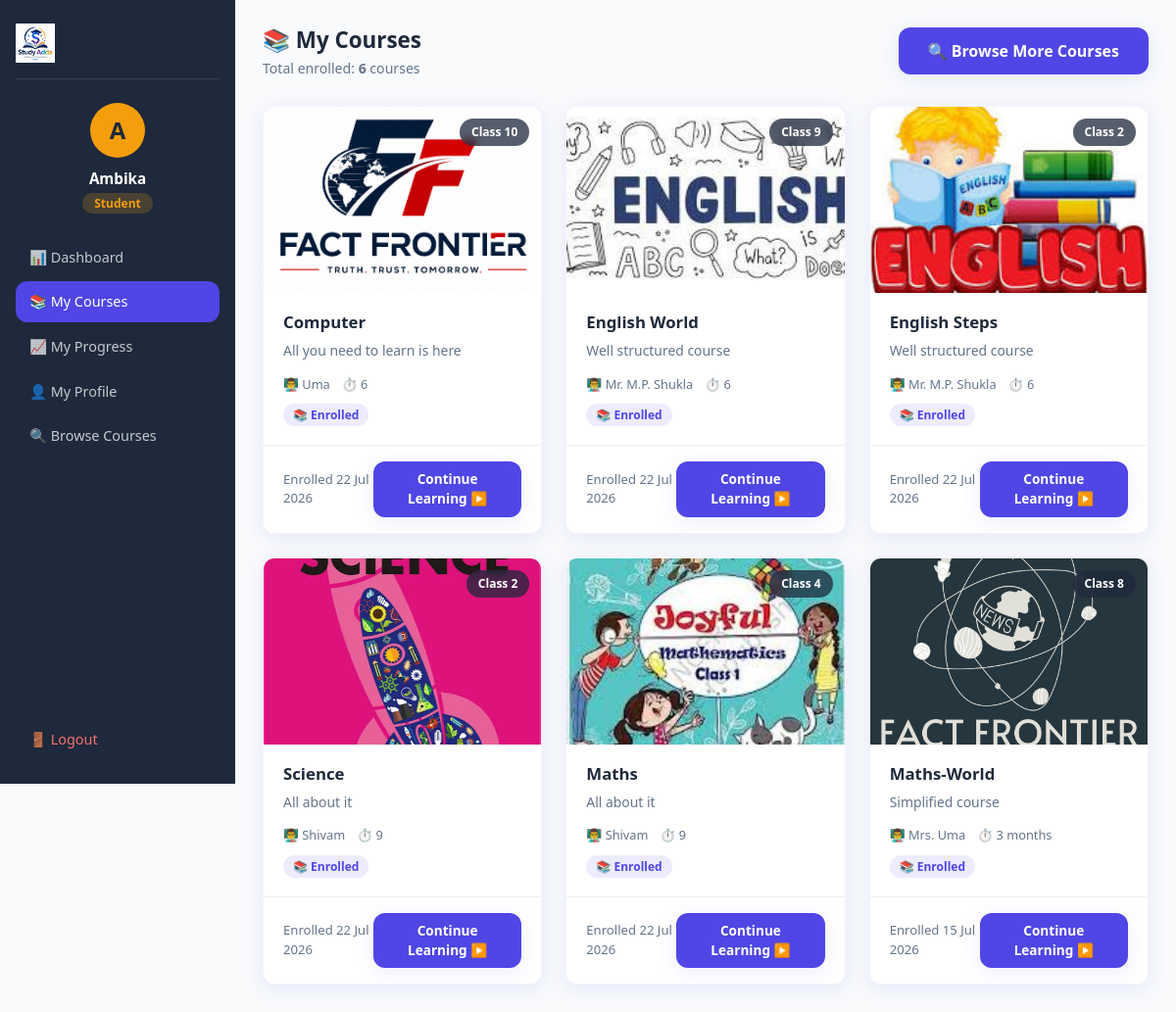
The page /student/courses.php (signed in) on the database its author committed.
### tables this page shows
CREATE TABLE `enrollments` (
  `id` int(11) NOT NULL,
  `student_id` int(11) NOT NULL,
  `course_id` int(11) NOT NULL,
  `enrolled_at` timestamp NOT NULL DEFAULT current_timestamp()
);

CREATE TABLE `courses` (
  `id` int(11) NOT NULL,
  `title` varchar(255) NOT NULL,
  `description` text DEFAULT NULL,
  `instructor` varchar(100) DEFAULT NULL,
  `duration` varchar(50) DEFAULT NULL,
  `price` decimal(10,2) DEFAULT 0.00,
  `class` int(11) DEFAULT NULL,
  `image` varchar(255) DEFAULT NULL,
  `created_at` timestamp NOT NULL DEFAULT current_timestamp()
);

CREATE TABLE `progress` (
  `id` int(11) NOT NULL,
  `student_id` int(11) NOT NULL,
  `course_id` int(11) NOT NULL,
  `status` enum('enrolled','in_progress','completed') DEFAULT 'enrolled',
  `updated_at` timestamp NOT NULL DEFAULT current_timestamp() ON UPDATE current_timestamp()
);

### student/courses.php (the view, shortened to what this page needs)
<?php
include "../includes/dbconfig.php";
$studentId   = $_SESSION['user_id'];
$studentName = $_SESSION['user_name'];
$stmt = mysqli_prepare(
    $conn,
    "SELECT c.id, c.title, c.description, c.instructor, c.duration, c.class, c.price, c.image,
            p.status, e.enrolled_at
     FROM enrollments e
     JOIN courses c ON e.course_id = c.id
     JOIN progress p ON p.course_id = c.id AND p.student_id = e.student_id
     WHERE e.student_id = ?
     ORDER BY e.enrolled_at DESC"
);
mysqli_stmt_bind_param($stmt, "i", $studentId);
mysqli_stmt_execute($stmt);
$result = mysqli_stmt_get_result($stmt);
$totalCourses = mysqli_num_rows($result);
?>
<!DOCTYPE html>
<html lang="en">
<head>
    <link href="https://cdn.jsdelivr.net/npm/bootstrap@5.3.6/dist/css/bootstrap.min.css" rel="stylesheet">
    <link rel="stylesheet" href="/MyProject/css/style.css">
</head>
<body class="dashboard-body">
    <div class="dashboard-wrapper">
        <aside class="sidebar">
            <div class="sidebar-logo">
                <a href="/MyProject/index.php">
                    <img src="/MyProject/images/logo.png" alt="Study Adda" height="40">
                </a>
            </div>
            <div class="sidebar-user">
                <div class="sidebar-avatar">
                    <?php echo strtoupper(substr($studentName, 0, 1)); ?>
                </div>
                <p class="sidebar-name"><?php echo htmlspecialchars($studentName); ?></p>
                <span class="sidebar-role">Student</span>
            </div>
            <nav class="sidebar-nav">
                <a href="dashboard.php" class="sidebar-link">📊 Dashboard</a>
                <a href="courses.php" class="sidebar-link active">📚 My Courses</a>
                <a href="progress.php" class="sidebar-link">📈 My Progress</a>
                <a href="profile.php" class="sidebar-link">👤 My Profile</a>
                <a href="/MyProject/courses.php" class="sidebar-link">🔍 Browse Courses</a>
                <a href="/MyProject/logout.php" class="sidebar-link logout-link">🚪 Logout</a>
            </nav>
        </aside>
        <main class="dashboard-main">
            <div class="dashboard-topbar">
                <div>
                    <h4 class="topbar-title">📚 My Courses</h4>
                    <p class="topbar-sub">Total enrolled: <strong><?php echo $totalCourses; ?></strong> courses</p>
                </div>
                <a href="/MyProject/courses.php" class="btn enroll-btn">🔍 Browse More Courses</a>
            </div>
            <?php if ($totalCourses === 0): ?>
                <div class="dashboard-card">
                    <div class="text-center py-5">
                        <div style="font-size:3rem;">📭</div>
                        <h5 class="mt-2">You haven't enrolled in any courses yet</h5>
                        <p class="text-muted">Browse our course catalog and start learning today</p>
                        <a href="/MyProject/courses.php" class="btn enroll-btn mt-2">Browse Courses</a>
                    </div>
                </div>
            <?php else: ?>
                <div class="row g-4">
                    <?php while ($course = mysqli_fetch_assoc($result)): ?>
                        <?php
                        $statusLabels = [
                            'enrolled'    => '📚 Enrolled',
                            'in_progress' => '⏳ In Progress',
                            'completed'   => '✅ Completed',
                        ];
                        $statusColors = [
                            'enrolled'    => 'role-student',
                            'in_progress' => 'role-instructor',
                            'completed'   => 'role-admin',
                        ];
                        ?>
                        <div class="col-12 col-sm-6 col-lg-4">
                            <div class="course-card h-100">
                                <div class="course-img-wrap">
                                    <img src="/MyProject/images/courses/<?php echo htmlspecialchars($course['image']); ?>"
                                        alt="<?php echo htmlspecialchars($course['title']); ?>"
                                        class="course-img"
                                        onerror="this.style.display='none'">
                                    <span class="course-class-badge">Class <?php echo $course['class']; ?></span>
                                </div>
                                <div class="course-body">
                                    <h5 class="course-title"><?php echo htmlspecialchars($course['title']); ?></h5>
                                    <p class="course-desc"><?php echo htmlspecialchars($course['description']); ?></p>
                                    <div class="course-meta mb-2">
                                        <span class="meta-item">👨‍🏫 <?php echo htmlspecialchars($course['instructor']); ?></span>
                                        <span class="meta-item">⏱️ <?php echo htmlspecialchars($course['duration']); ?></span>
                                    </div>
                                    <span class="role-badge <?php echo $statusColors[$course['status']]; ?>">
                                        <?php echo $statusLabels[$course['status']]; ?>
                                    </span>
                                </div>
                                <div class="course-footer">
                                    <span class="table-date">
                                        Enrolled <?php echo date("d M Y", strtotime($course['enrolled_at'])); ?>
                                    </span>
                                    <a href="lesson.php?course_id=<?php echo $course['id']; ?>" class="btn enroll-btn btn-sm">
                                        Continue Learning ▶️
                                    </a>
                                </div>
                            </div>
                        </div>
                    <?php endwhile; ?>
                </div>
            <?php endif; ?>
        </main>
    </div>
</body>
</html>

### css/style.css (style rules this page uses)
:root { --primary-color: #4f46e5; --primary-hover: #3730a3; --secondary-color: #f59e0b; --text-dark: #1e293b; --text-muted: #64748b; --bg-light: #f8fafc; --bg-welcome: linear-gradient(135deg, #eef2ff 0%, #e0e7ff 100%); --shadow: 0 4px 20px rgba(79, 70, 229, 0.1); --border-radius: 12px; }
body { font-family: "Segoe UI", Tahoma, Geneva, Verdana, sans-serif; color: var(--text-dark); background-color: #fff; }
.enroll-btn { background-color: var(--primary-color); color: #fff; border: none; padding: 12px 28px; border-radius: 8px; font-weight: 600; font-size: 1rem; transition: background-color 0.3s ease, transform 0.2s ease; display: inline-block; text-decoration: none; }
.enroll-btn { background: var(--primary-color); color: #fff; font-weight: 600; padding: 12px 30px; border-radius: var(--border-radius); border: none; box-shadow: var(--shadow); transition: transform 0.25s ease, background 0.25s ease, box-shadow 0.25s ease; }
.course-card { background: #fff; border-radius: var(--border-radius); box-shadow: var(--shadow); border: 1px solid rgba(79, 70, 229, 0.06); overflow: hidden; display: flex; flex-direction: column; transition: transform 0.25s ease, box-shadow 0.25s ease; }
.course-img-wrap { position: relative; height: 190px; overflow: hidden; }
.course-img { width: 100%; height: 100%; object-fit: cover; transition: transform 0.4s ease; }
.course-class-badge { position: absolute; top: 12px; right: 12px; background: rgba(30, 41, 59, 0.75); color: #fff; font-size: 0.75rem; font-weight: 600; padding: 5px 12px; border-radius: 999px; backdrop-filter: blur(4px); }
.course-body { padding: 20px 20px 8px; flex-grow: 1; }
.course-title { color: var(--text-dark); font-weight: 600; font-size: 1.05rem; margin-bottom: 8px; }
.course-desc { color: var(--text-muted); font-size: 0.87rem; line-height: 1.55; margin-bottom: 14px; display: -webkit-box; -webkit-line-clamp: 2; -webkit-box-orient: vertical; overflow: hidden; }
.course-meta { display: flex; flex-wrap: wrap; gap: 12px; margin-bottom: 4px; }
.meta-item { color: var(--text-muted); font-size: 0.8rem; }
.course-footer { display: flex; align-items: center; justify-content: space-between; padding: 16px 20px; border-top: 1px solid rgba(100, 116, 139, 0.12); margin-top: 12px; }
.course-footer .enroll-btn { padding: 8px 20px; font-size: 0.85rem; }
.dashboard-body { background-color: var(--bg-light); min-height: 100vh; }
.dashboard-wrapper { display: flex; min-height: 100vh; }
.sidebar { width: 240px; min-height: 100vh; background: var(--text-dark); padding: 24px 16px; position: fixed; top: 0; left: 0; display: flex; flex-direction: column; gap: 24px; z-index: 100; }
.sidebar-logo { padding-bottom: 16px; border-bottom: 1px solid rgba(255, 255, 255, 0.1); }
.sidebar-user { text-align: center; }
.sidebar-avatar { width: 56px; height: 56px; background: var(--secondary-color); color: var(--text-dark); border-radius: 50%; display: flex; align-items: center; justify-content: center; font-size: 1.5rem; font-weight: 800; margin: 0 auto 10px; }
.sidebar-name { color: #fff; font-weight: 700; font-size: 0.95rem; margin: 0; }
.sidebar-role { background: rgba(245, 158, 11, 0.2); color: var(--secondary-color); font-size: 0.75rem; font-weight: 600; padding: 2px 12px; border-radius: 999px; }
.sidebar-nav { display: flex; flex-direction: column; gap: 4px; flex: 1; }
.sidebar-link { color: rgba(255, 255, 255, 0.75); text-decoration: none; padding: 10px 14px; border-radius: var(--border-radius); font-size: 0.9rem; font-weight: 500; transition: all 0.2s; }
.sidebar-link:hover, .sidebar-link.active { background: var(--primary-color); color: #fff; }
.logout-link { margin-top: auto; color: #f87171 !important; }
.dashboard-main { margin-left: 240px; padding: 28px; flex: 1; min-height: 100vh; }
.dashboard-topbar { display: flex; justify-content: space-between; align-items: flex-start; margin-bottom: 28px; flex-wrap: wrap; gap: 12px; }
.topbar-title { font-size: 1.4rem; font-weight: 700; color: var(--text-dark); margin: 0; }
.topbar-sub { color: var(--text-muted); font-size: 0.88rem; margin: 4px 0 0 0; }
.table-date { color: var(--text-muted); font-size: 0.82rem; }
.role-badge { padding: 3px 10px; border-radius: 999px; font-size: 0.75rem; font-weight: 700; }
.role-student { background: rgba(79, 70, 229, 0.1); color: var(--primary-color); }

### rows shown on the page
enrollments: course.image (picture), course.class "10", course.title "Computer", course.description "All you need to learn is here", course.instructor "Uma", course.duration "6", progress.status "📚 Enrolled", enrolled_at "22 Jul 2026"
enrollments: course.image (picture), course.class "9", course.title "English World", course.description "Well structured course", course.instructor "Mr. M.P. Shukla", course.duration "6", progress.status "📚 Enrolled", enrolled_at "22 Jul 2026"
enrollments: course.image (picture), course.class "2", course.title "English Steps", course.description "Well structured course", course.instructor "Mr. M.P. Shukla", course.duration "6", progress.status "📚 Enrolled", enrolled_at "22 Jul 2026"
enrollments: course.image (picture), course.class "2", course.title "Science", course.description "All about it", course.instructor "Shivam", course.duration "9", progress.status "📚 Enrolled", enrolled_at "22 Jul 2026"
enrollments: course.image (picture), course.class "4", course.title "Maths", course.description "All about it", course.instructor "Shivam", course.duration "9", progress.status "📚 Enrolled", enrolled_at "22 Jul 2026"
enrollments: course.image (picture), course.class "8", course.title "Maths-World", course.description "Simplified course", course.instructor "Mrs. Uma", course.duration "3 months", progress.status "📚 Enrolled", enrolled_at "15 Jul 2026"

### other values the page prints
substr($studentName, 0, 1) "A"
$studentName "Ambika"
$totalCourses "6"
